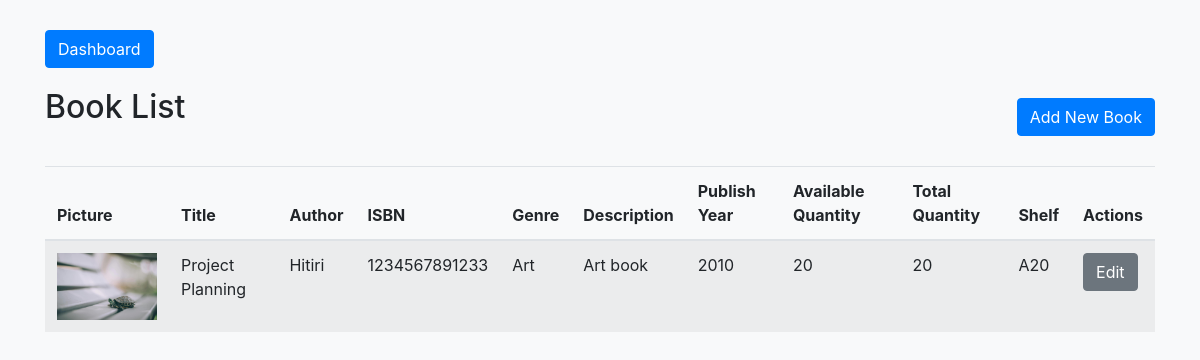
Before: /books with the older database file.
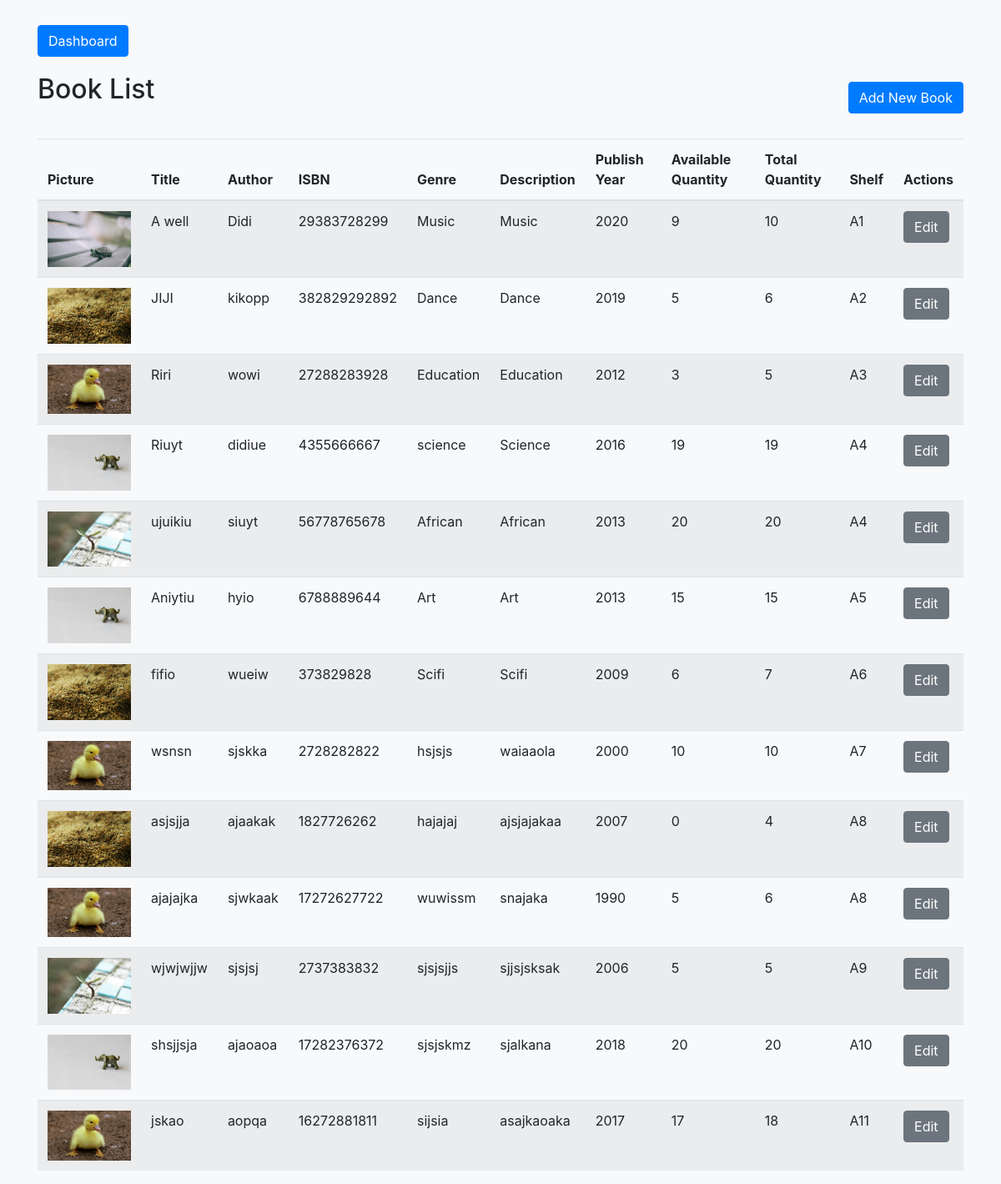
After: the same page with the newer database file.
### models.py (models this page shows, shortened)
class Book(db.Model):
    id = db.Column(db.Integer, primary_key=True)
    picture = db.Column(db.String(120), nullable=True)
    title = db.Column(db.String(150), nullable=False)
    author = db.Column(db.String(100), nullable=False)
    isbn = db.Column(db.String(20), unique=True, nullable=False)
    genre = db.Column(db.String(50), nullable=True)
    description = db.Column(db.String(50), nullable=False)
    publication_year = db.Column(db.Integer)
    available_quantity = db.Column(db.Integer, default=1)
    total_quantity = db.Column(db.Integer, default=1)
    shelf = db.Column(db.String(100), nullable=False)

### app.py (the view)
@app.route('/books')
def list_books():
    books = Book.query.all()
    return render_template('list_books.html', books=books)

### templates/list_books.html (shortened to what this page needs)
<!DOCTYPE html>
<html lang="en">
<head>
    <link href="https://stackpath.bootstrapcdn.com/bootstrap/4.5.2/css/bootstrap.min.css" rel="stylesheet">
</head>
<body>
<div class="container">
    <div class="dlink">
        <a href="{{ url_for('dashboard') }}" class="btn btn-primary">Dashboard</a>
    </div>
    <div class="d-flex justify-content-between align-items-center">
        <h2>Book List</h2>
        <a href="{{ url_for('add_book') }}" class="btn btn-primary">Add New Book</a>
    </div>
    <table class="table table-striped">
        <thead>
            <tr>
                <th>Picture</th>
                <th>Title</th>
                <th>Author</th>
                <th>ISBN</th>
                <th>Genre</th>
                <th>Description</th>
                <th>Publish Year</th>
                <th>Available Quantity</th>
                <th>Total Quantity</th>
                <th>Shelf</th>
                <th>Actions</th>
            </tr>
        </thead>
        <tbody>
            {% for book in books %}
            <tr>
                <td>
                    {% if book.picture %}
                    <img src="{{ url_for('static', filename='uploads/' + book.picture) }}" alt="{{ book.title }}" width="100">
                    {% else %}
                    No image
                    {% endif %}
                </td>
                <td>{{ book.title }}</td>
                <td>{{ book.author }}</td>
                <td>{{ book.isbn }}</td>
                <td>{{ book.genre }}</td>
                <td>{{ book.description }}</td>
                <td>{{ book.publication_year }}</td>
                <td>{{ book.available_quantity }}</td>
                <td>{{ book.total_quantity }}</td>
                <td>{{ book.shelf }}</td>
                <td>
                    <a href="{{ url_for('edit_book', book_id=book.id) }}" class="btn btn-secondary">Edit</a>
                </td>
            </tr>
            {% endfor %}
        </tbody>
    </table>
</div>
</body>
</html>

### templates/list_books.html (style rules this page uses)
body { background-color: #f8f9fa; }
.container { padding-top: 30px; }
h2 { margin-bottom: 20px; }
.dlink { margin-bottom: 20px; }
table { margin-top: 20px; }
img { max-width: 100px; height: auto; }

Changed rows visible on the page:
changed Book: title "Project Planning" → "A well"; author "Hitiri" → "Didi"; isbn "1234567891233" → "29383728299"; genre "Art" → "Music"; description "Art book" → "Music"; publication_year "2010" → "2020"; available_quantity "20" → "9"; total_quantity "20" → "10"; shelf "A20" → "A1"
added Book: picture (picture), title "JIJI", author "kikopp", isbn "382829292892", genre "Dance", description "Dance", publication_year "2019", available_quantity "5", total_quantity "6", shelf "A2"
added Book: picture (picture), title "Riri", author "wowi", isbn "27288283928", genre "Education", description "Education", publication_year "2012", available_quantity "3", total_quantity "5", shelf "A3"
added Book: picture (picture), title "Riuyt", author "didiue", isbn "4355666667", genre "science", description "Science", publication_year "2016", available_quantity "19", total_quantity "19", shelf "A4"
added Book: picture (picture), title "ujuikiu", author "siuyt", isbn "56778765678", genre "African", description "African", publication_year "2013", available_quantity "20", total_quantity "20", shelf "A4"
added Book: picture (picture), title "Aniytiu", author "hyio", isbn "6788889644", genre "Art", description "Art", publication_year "2013", available_quantity "15", total_quantity "15", shelf "A5"
added Book: picture (picture), title "fifio", author "wueiw", isbn "373829828", genre "Scifi", description "Scifi", publication_year "2009", available_quantity "6", total_quantity "7", shelf "A6"
added Book: picture (picture), title "wsnsn", author "sjskka", isbn "2728282822", genre "hsjsjs", description "waiaaola", publication_year "2000", available_quantity "10", total_quantity "10", shelf "A7"
added Book: picture (picture), title "asjsjja", author "ajaakak", isbn "1827726262", genre "hajajaj", description "ajsjajakaa", publication_year "2007", available_quantity "0", total_quantity "4", shelf "A8"
added Book: picture (picture), title "ajajajka", author "sjwkaak", isbn "17272627722", genre "wuwissm", description "snajaka", publication_year "1990", available_quantity "5", total_quantity "6", shelf "A8"
added Book: picture (picture), title "wjwjwjjw", author "sjsjsj", isbn "2737383832", genre "sjsjsjjs", description "sjjsjsksak", publication_year "2006", available_quantity "5", total_quantity "5", shelf "A9"
added Book: picture (picture), title "shsjjsja", author "ajaoaoa", isbn "17282376372", genre "sjsjskmz", description "sjalkana", publication_year "2018", available_quantity "20", total_quantity "20", shelf "A10"
added Book: picture (picture), title "jskao", author "aopqa", isbn "16272881811", genre "sijsia", description "asajkaoaka", publication_year "2017", available_quantity "17", total_quantity "18", shelf "A11"
